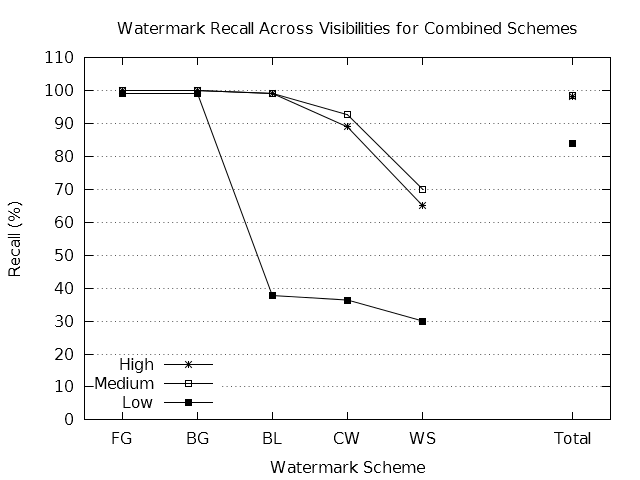

Source code (gnuplot):
#terminal = "pngcairo"
#output = "recall-all.png"

if (!exists("input")) input = "prc-all.dat"

set datafile missing "NaN"
stats input using 4 nooutput

if (!exists("fileCount")) {
	fileCount = STATS_blocks
}

if (!exists("schemeCount")) {
	schemeCount = (STATS_records + STATS_invalid) / STATS_blocks
}

if (exists("terminal")) {
	set terminal terminal mono solid
}
else {
	set terminal windows monochrome solid
}

if (exists("output")) set output output

set title "Watermark Recall Across Visibilities for Combined Schemes"
set style data linespoints
set key autotitle columnhead left bottom

set ylabel "Recall (%)"
set yrange [ 0 : 110 ]
set ytics 10
set grid ytics

set xlabel "Watermark Scheme"
set xrange [ -0.5 : schemeCount - 0.5 ]

plot for [ i = 1 : fileCount ] input using 4 : xticlabels(1) index i - 1 pointtype i + 2
